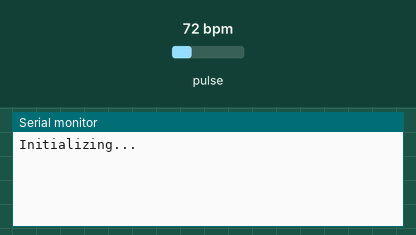
This sketch was run on a simulated Arduino Uno, built with avr-gcc and run on an emulated ATmega328P. Shown: the last lines printed to the serial monitor. The inputs (shaded band) are chosen by the test bench; at power-on: pulse 72 bpm.

Above: at 1.2 s.
1.3 s: pulse set to 42 bpm
4.3 s: pulse set to 70 bpm
At 5.1 s:
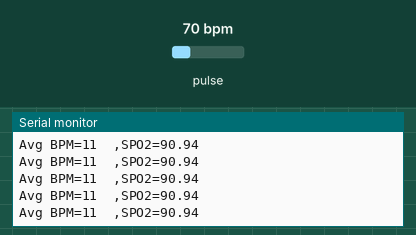
7.3 s: pulse set to 158 bpm
At 8.3 s:
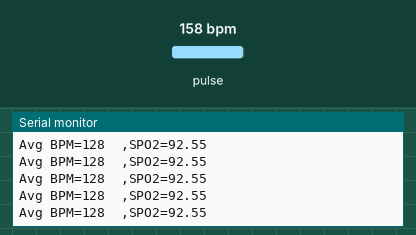
10.3 s: pulse set to 100 bpm
At 11.0 s:
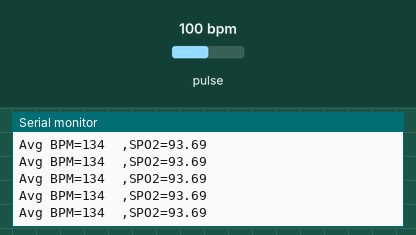
13.3 s: pulse set to 130 bpm
At 14.4 s:
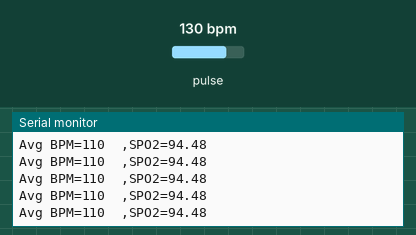
16.3 s: pulse set to 79 bpm
At 16.9 s:
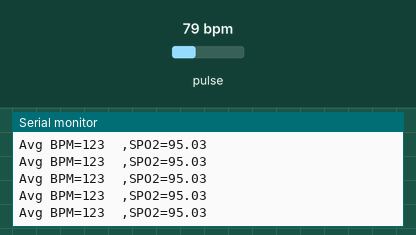
Timing chart, 0 to 19.3 s (numbered marks = the images above; inputs shaded):
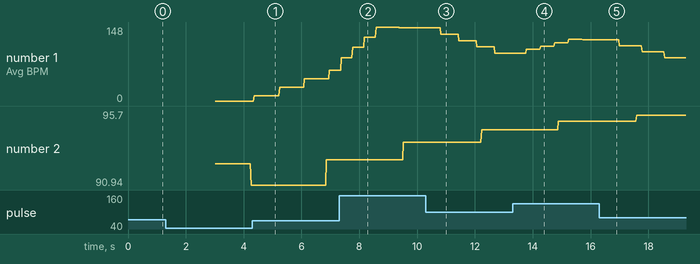

Measured:
- after the input at 4.3 s, the serial monitor: prints a new line after 0.06 s (image 1)
- after the input at 7.3 s, the serial monitor: prints a new line after 0.08 s (image 2)
- after the input at 10.3 s, the serial monitor: prints a new line after 0.52 s (image 3)
- after the input at 13.3 s, the serial monitor: prints a new line after 0.48 s (image 4)
- plotted number 1: 0 → 62 after the input at 4.3 s, 62 → 147 after the input at 7.3 s, 147 → 96 after the input at 10.3 s, 96 → 123 after the input at 13.3 s, 123 → 76 after the input at 16.3 s
- plotted number 2: 93.69 → 94.48 after the input at 10.3 s, 94.48 → 95.03 after the input at 13.3 s, 95.03 → 95 after the input at 16.3 s

The sketch:

SensorArduinoCode.ino
```cpp
#include <SoftwareSerial.h>
#define TxD 2
#define RxD 3
#include <Wire.h>
#include "MAX30105.h" //sparkfun MAX3010X library
#include "heartRate.h"
MAX30105 particleSensor;
SoftwareSerial Bluetooth (RxD, TxD);


// Large amounts of this code come from various example files
//


byte receivedData;
const byte RATE_SIZE = 4; //Increase this for more averaging. 4 is good.
byte rates[RATE_SIZE]; //Array of heart rates
byte rateSpot = 0;
long lastBeat = 0; //Time at which the last beat occurred

float beatsPerMinute;
int beatAvg;
//#define MAX30105 //if you have Sparkfun's MAX30105 breakout board , try #define MAX30105
#define MAX30105
#define USEFIFO

//Bluetooth transmitter handles comminication automatically,
//enabled by the fact the sensor does not rely on any received information, only outgoing.

void setup()
{
  Bluetooth.begin(9600);
  Serial.begin(9600);
  Serial.println("Initializing...");

  // Initialize sensor
  if (!particleSensor.begin(Wire, I2C_SPEED_FAST)) //Use default I2C port, 400kHz speed
  {
    Serial.println("MAX30102 was not found. Please check wiring/power/solder jumper at MH-ET LIVE MAX30102 board. ");
    while (1);
  }

  //Setup to sense a nice looking saw tooth on the plotter
  byte ledBrightness = 0x7F; //Options: 0=Off to 255=50mA
  byte sampleAverage = 4; //Options: 1, 2, 4, 8, 16, 32
  byte ledMode = 2; //Options: 1 = Red only, 2 = Red + IR, 3 = Red + IR + Green
  //Options: 1 = IR only, 2 = Red + IR on MH-ET LIVE MAX30102 board
  int sampleRate = 200; //Options: 50, 100, 200, 400, 800, 1000, 1600, 3200
  int pulseWidth = 411; //Options: 69, 118, 215, 411
  int adcRange = 16384; //Options: 2048, 4096, 8192, 16384
  // Set up the wanted parameters
  particleSensor.setup(ledBrightness, sampleAverage, ledMode, sampleRate, pulseWidth, adcRange); //Configure sensor with these settings
  //particleSensor.setup();
}
double avered = 0; double aveir = 0;
double sumirrms = 0;
double sumredrms = 0;
int i = 0;
int Num = 100;//calculate SpO2 by this sampling interval

double ESpO2 = 95.0;//initial value of estimated SpO2
double FSpO2 = 0.7; //filter factor for estimated SpO2
double frate = 0.95; //low pass filter for IR/red LED value to eliminate AC component
#define TIMETOBOOT 3000 // wait for this time(msec) to output SpO2
#define SCALE 88.0 //adjust to display heart beat and SpO2 in the same scale
#define SAMPLING 5 //if you want to see heart beat more precisely , set SAMPLING to 1
#define FINGER_ON 30000 // if red signal is lower than this , it indicates your finger is not on the sensor
#define MINIMUM_SPO2 80.0

void loop()
{
// long irValue = particleSensor.getIR();
  uint32_t ir, red , green;
  double fred, fir;
  double SpO2 = 0; //raw SpO2 before low pass filtered

//#ifdef USEFIFO
  particleSensor.check(); //Check the sensor, read up to 3 samples

  while (particleSensor.available()) {//do we have new data
#ifdef MAX30105
   red = particleSensor.getFIFORed(); //Sparkfun's MAX30105
    ir = particleSensor.getFIFOIR();  //Sparkfun's MAX30105
#else
    red = particleSensor.getFIFOIR(); //why getFOFOIR output Red data by MAX30102 on MH-ET LIVE breakout board
    ir = particleSensor.getFIFORed(); //why getFIFORed output IR data by MAX30102 on MH-ET LIVE breakout board
#endif
    i++;
    fred = (double)red;
    fir = (double)ir;
    avered = avered * frate + (double)red * (1.0 - frate);//average red level by low pass filter
    aveir = aveir * frate + (double)ir * (1.0 - frate); //average IR level by low pass filter
    sumredrms += (fred - avered) * (fred - avered); //square sum of alternate component of red level
    sumirrms += (fir - aveir) * (fir - aveir);//square sum of alternate component of IR level
    //if ((i % SAMPLING) == 0) {//slow down graph plotting speed for arduino Serial plotter by thin out
      if ( millis() > TIMETOBOOT) {

       /* float ir_forGraph = (2.0 * fir - aveir) / aveir * SCALE;
        float red_forGraph = (2.0 * fred - avered) / avered * SCALE;
        //trancation for Serial plotter's autoscaling
        if ( ir_forGraph > 100.0) ir_forGraph = 100.0;
        if ( ir_forGraph < 80.0) ir_forGraph = 80.0;
        if ( red_forGraph > 100.0 ) red_forGraph = 100.0;
        if ( red_forGraph < 80.0 ) red_forGraph = 80.0;*/
        //        Serial.print(red); Serial.print(","); Serial.print(ir);Serial.print(".");
        if (ir < FINGER_ON) ESpO2 = MINIMUM_SPO2; //indicator for finger detached
       // Serial.print(ir_forGraph); // to display pulse wave at the same time with SpO2 data
       // Serial.print(","); Serial.print(red_forGraph); // to display pulse wave at the same time with SpO2 data
       // Serial.print(",");
      // Serial.print(" BPM=");
      //Serial.print(beatsPerMinute);
      // Bluetooth.print(beatsPerMinute);
      long irValue = particleSensor.getIR();
  if (checkForBeat(irValue) == true)
  {
    //We sensed a beat!
    long delta = millis() - lastBeat;
    lastBeat = millis();

    beatsPerMinute = 60 / (delta / 1000.0);

    if (beatsPerMinute < 255 && beatsPerMinute > 20)
    {
      rates[rateSpot++] = (byte)beatsPerMinute; //Store this reading in the array
      rateSpot %= RATE_SIZE; //Wrap variable

      //Take average of readings
      beatAvg = 0;
      for (byte x = 0 ; x < RATE_SIZE ; x++)
        beatAvg += rates[x];
      beatAvg /= RATE_SIZE;
    }
  }

      //Communication with the application
      //serial stuff is for debugging, bluetooth for app communication

      Serial.print("Avg BPM=");
      Bluetooth.print("s"); //start of stream for bpm
      Serial.print(beatAvg);
      Bluetooth.print(beatAvg);
      Bluetooth.print("e");  //end of stream
      Serial.print("  ,SPO2=");
      Bluetooth.print("t"); //start of stream for sp02
        Serial.print(ESpO2); //low pass filtered SpO2
        Bluetooth.print(ESpO2);
        Bluetooth.print("o");  //end of stream
       // Serial.print(","); Serial.print(85.0); //reference SpO2 line
       // Serial.print(","); Serial.print(90.0); //warning SpO2 line
       // Serial.print(","); Serial.print(95.0); //safe SpO2 line
       // Serial.print(","); Serial.println(100.0); //max SpO2 line
       Serial.println();
      }
   // }
    if ((i % Num) == 0) {
      double R = (sqrt(sumredrms) / avered) / (sqrt(sumirrms) / aveir);
      // Serial.println(R);
      SpO2 = -23.3 * (R - 0.4) + 100; //http://ww1.microchip.com/downloads/jp/AppNotes/00001525B_JP.pdf
      ESpO2 = FSpO2 * ESpO2 + (1.0 - FSpO2) * SpO2;//low pass filter
      //  Serial.print(SpO2);Serial.print(",");Serial.println(ESpO2);
      sumredrms = 0.0; sumirrms = 0.0; i = 0;
      break;
    }
    particleSensor.nextSample(); //We're finished with this sample so move to next sample
    //Serial.println(SpO2);
  }/*
#else

  while (1) {//do we have new data
#ifdef MAX30105
   red = particleSensor.getRed();  //Sparkfun's MAX30105
    ir = particleSensor.getIR();  //Sparkfun's MAX30105
#else
    red = particleSensor.getIR(); //why getFOFOIR outputs Red data by MAX30102 on MH-ET LIVE breakout board
    ir = particleSensor.getRed(); //why getFIFORed outputs IR data by MAX30102 on MH-ET LIVE breakout board
#endif
    i++;
    fred = (double)red;
    fir = (double)ir;
    avered = avered * frate + (double)red * (1.0 - frate);//average red level by low pass filter
    aveir = aveir * frate + (double)ir * (1.0 - frate); //average IR level by low pass filter
    sumredrms += (fred - avered) * (fred - avered); //square sum of alternate component of red level
    sumirrms += (fir - aveir) * (fir - aveir);//square sum of alternate component of IR level
/*    if ((i % SAMPLING) == 0) {//slow down graph plotting speed for arduino IDE toos menu by thin out
      //#if 0

      if ( millis() > TIMETOBOOT) {
          if (checkForBeat(irValue) == true)
  {
    //We sensed a beat!
    long delta = millis() - lastBeat;
    lastBeat = millis();

    beatsPerMinute = 60 / (delta / 1000.0);

    if (beatsPerMinute < 255 && beatsPerMinute > 20)
    {
      rates[rateSpot++] = (byte)beatsPerMinute; //Store this reading in the array
      rateSpot %= RATE_SIZE; //Wrap variable

      //Take average of readings
      beatAvg = 0;
      for (byte x = 0 ; x < RATE_SIZE ; x++)
        beatAvg += rates[x];
      beatAvg /= RATE_SIZE;
    }
  }
       /* float ir_forGraph = (2.0 * fir - aveir) / aveir * SCALE;
        float red_forGraph = (2.0 * fred - avered) / avered * SCALE;
        //trancation for Serial plotter's autoscaling
        if ( ir_forGraph > 100.0) ir_forGraph = 100.0;
        if ( ir_forGraph < 80.0) ir_forGraph = 80.0;
        if ( red_forGraph > 100.0 ) red_forGraph = 100.0;
        if ( red_forGraph < 80.0 ) red_forGraph = 80.0;
             //   Serial.print(red); Serial.print(","); Serial.print(ir);Serial.print(".");
        if (ir < FINGER_ON) ESpO2 = MINIMUM_SPO2; //indicator for finger detached
        Serial.print((2.0 * fir - aveir) / aveir * SCALE); // to display pulse wave at the same time with SpO2 data
        Serial.print(","); Serial.print((2.0 * fred - avered) / avered * SCALE); // to display pulse wave at the same time with SpO2 data
        Serial.print(","); Serial.print(ESpO2); //low pass filtered SpO2
        Serial.print(", Avg BPM=");
        Bluetooth.print("s"); //start of stream
        Serial.print(beatAvg);
         //Bluetooth.print("s"); //start of stream
        Bluetooth.print(beatAvg);
        Bluetooth.print("e");  //end of stream
      //  Serial.print(","); Serial.print(85.0); //
       // Serial.print(","); Serial.print(90.0); //warning SpO2 line
       // Serial.print(","); Serial.print(95.0); //safe SpO2 line
        //Serial.print(","); Serial.println(100.0); //max SpO2 line
        //#endif
      }
    }
    if ((i % Num) == 0) {
      double R = (sqrt(sumredrms) / avered) / (sqrt(sumirrms) / aveir);
      // Serial.println(R);
      SpO2 = -23.3 * (R - 0.4) + 100; //http://ww1.microchip.com/downloads/jp/AppNotes/00001525B_JP.pdf
      ESpO2 = FSpO2 * ESpO2 + (1.0 - FSpO2) * SpO2;
      //  Serial.print(SpO2);Serial.print(",");Serial.println(ESpO2);
      sumredrms = 0.0; sumirrms = 0.0; i = 0;
      break;
    }
    particleSensor.nextSample(); //We're finished with this sample so move to next sample
    //Serial.println(SpO2);
  }
#endif*/
//delay(10);
}
```
